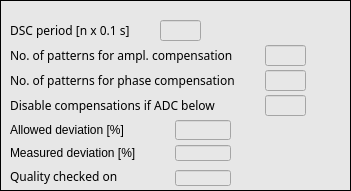
   <widget class="caFrame" name="caframe_8">
    <property name="geometry">
     <rect>
      <x>5</x>
      <y>15</y>
      <width>351</width>
      <height>191</height>
     </rect>
    </property>
    <property name="styleSheet">
     <string notr="true">background-color: rgb(231, 231, 231);</string>
    </property>
    <property name="frameShape">
     <enum>QFrame::Box</enum>
    </property>
    <property name="frameShadow">
     <enum>QFrame::Plain</enum>
    </property>
    <property name="lineWidth">
     <number>1</number>
    </property>
    <property name="midLineWidth">
     <number>1</number>
    </property>
    <property name="background">
     <color>
      <red>0</red>
      <green>0</green>
      <blue>0</blue>
     </color>
    </property>
    <property name="backgroundMode">
     <enum>caFrame::Filled</enum>
    </property>
    <widget class="QLabel" name="label_47">
     <property name="geometry">
      <rect>
       <x>10</x>
       <y>45</y>
       <width>256</width>
       <height>20</height>
      </rect>
     </property>
     <property name="font">
      <font>
       <family>Sans Serif</family>
       <pointsize>9</pointsize>
      </font>
     </property>
     <property name="text">
      <string>No. of patterns for ampl. compensation</string>
     </property>
    </widget>
    <widget class="QLabel" name="label_49">
     <property name="geometry">
      <rect>
       <x>10</x>
       <y>20</y>
       <width>141</width>
       <height>20</height>
      </rect>
     </property>
     <property name="font">
      <font>
       <family>Sans Serif</family>
       <pointsize>9</pointsize>
      </font>
     </property>
     <property name="text">
      <string>DSC period [n x 0.1 s]</string>
     </property>
    </widget>
    <widget class="caTextEntry" name="catextentry_2">
     <property name="geometry">
      <rect>
       <x>160</x>
       <y>20</y>
       <width>41</width>
       <height>21</height>
      </rect>
     </property>
     <property name="font">
      <font>
       <family>Sans Serif</family>
       <pointsize>10</pointsize>
      </font>
     </property>
     <property name="alignment">
      <set>Qt::AlignRight|Qt::AlignTrailing|Qt::AlignVCenter</set>
     </property>
     <property name="channel" stdset="0">
      <string notr="true">$(BPM):dsc:frequency</string>
     </property>
     <property name="foreground">
      <color>
       <red>170</red>
       <green>0</green>
       <blue>0</blue>
      </color>
     </property>
     <property name="background">
      <color>
       <red>255</red>
       <green>255</green>
       <blue>127</blue>
      </color>
     </property>
     <property name="colorMode">
      <enum>caLineEdit::Static</enum>
     </property>
     <property name="limitsMode">
      <enum>caLineEdit::User</enum>
     </property>
     <property name="maxValue">
      <double>200.000000000000000</double>
     </property>
     <property name="minValue">
      <double>10.000000000000000</double>
     </property>
     <property name="fontScaleMode">
      <enum>caLineEdit::WidthAndHeight</enum>
     </property>
    </widget>
    <widget class="QLabel" name="label_48">
     <property name="geometry">
      <rect>
       <x>10</x>
       <y>70</y>
       <width>256</width>
       <height>20</height>
      </rect>
     </property>
     <property name="font">
      <font>
       <family>Sans Serif</family>
       <pointsize>9</pointsize>
      </font>
     </property>
     <property name="text">
      <string>No. of patterns for phase compensation</string>
     </property>
    </widget>
    <widget class="caTextEntry" name="catextentry_3">
     <property name="geometry">
      <rect>
       <x>265</x>
       <y>45</y>
       <width>41</width>
       <height>21</height>
      </rect>
     </property>
     <property name="font">
      <font>
       <family>Sans Serif</family>
       <pointsize>10</pointsize>
      </font>
     </property>
     <property name="alignment">
      <set>Qt::AlignRight|Qt::AlignTrailing|Qt::AlignVCenter</set>
     </property>
     <property name="channel" stdset="0">
      <string notr="true">$(BPM):dsc:avg_gain_patt</string>
     </property>
     <property name="foreground">
      <color>
       <red>170</red>
       <green>0</green>
       <blue>0</blue>
      </color>
     </property>
     <property name="background">
      <color>
       <red>255</red>
       <green>255</green>
       <blue>127</blue>
      </color>
     </property>
     <property name="colorMode">
      <enum>caLineEdit::Static</enum>
     </property>
     <property name="limitsMode">
      <enum>caLineEdit::User</enum>
     </property>
     <property name="maxValue">
      <double>16.000000000000000</double>
     </property>
     <property name="minValue">
      <double>4.000000000000000</double>
     </property>
     <property name="fontScaleMode">
      <enum>caLineEdit::WidthAndHeight</enum>
     </property>
    </widget>
    <widget class="caTextEntry" name="catextentry_4">
     <property name="geometry">
      <rect>
       <x>265</x>
       <y>70</y>
       <width>41</width>
       <height>21</height>
      </rect>
     </property>
     <property name="font">
      <font>
       <family>Sans Serif</family>
       <pointsize>10</pointsize>
      </font>
     </property>
     <property name="alignment">
      <set>Qt::AlignRight|Qt::AlignTrailing|Qt::AlignVCenter</set>
     </property>
     <property name="channel" stdset="0">
      <string notr="true">$(BPM):dsc:avg_ph_patt</string>
     </property>
     <property name="foreground">
      <color>
       <red>170</red>
       <green>0</green>
       <blue>0</blue>
      </color>
     </property>
     <property name="background">
      <color>
       <red>255</red>
       <green>255</green>
       <blue>127</blue>
      </color>
     </property>
     <property name="colorMode">
      <enum>caLineEdit::Static</enum>
     </property>
     <property name="limitsMode">
      <enum>caLineEdit::User</enum>
     </property>
     <property name="maxValue">
      <double>16.000000000000000</double>
     </property>
     <property name="minValue">
      <double>4.000000000000000</double>
     </property>
     <property name="fontScaleMode">
      <enum>caLineEdit::WidthAndHeight</enum>
     </property>
    </widget>
    <widget class="QLabel" name="label_50">
     <property name="geometry">
      <rect>
       <x>10</x>
       <y>95</y>
       <width>256</width>
       <height>20</height>
      </rect>
     </property>
     <property name="font">
      <font>
       <family>Sans Serif</family>
       <pointsize>9</pointsize>
      </font>
     </property>
     <property name="text">
      <string>Disable compensations if ADC below</string>
     </property>
    </widget>
    <widget class="caTextEntry" name="catextentry_5">
     <property name="geometry">
      <rect>
       <x>265</x>
       <y>95</y>
       <width>41</width>
       <height>21</height>
      </rect>
     </property>
     <property name="font">
      <font>
       <family>Sans Serif</family>
       <pointsize>10</pointsize>
      </font>
     </property>
     <property name="alignment">
      <set>Qt::AlignRight|Qt::AlignTrailing|Qt::AlignVCenter</set>
     </property>
     <property name="channel" stdset="0">
      <string notr="true">$(BPM):dsc:maxadc_thr</string>
     </property>
     <property name="foreground">
      <color>
       <red>170</red>
       <green>0</green>
       <blue>0</blue>
      </color>
     </property>
     <property name="background">
      <color>
       <red>255</red>
       <green>255</green>
       <blue>127</blue>
      </color>
     </property>
     <property name="colorMode">
      <enum>caLineEdit::Static</enum>
     </property>
     <property name="fontScaleMode">
      <enum>caLineEdit::WidthAndHeight</enum>
     </property>
    </widget>
    <widget class="QLabel" name="label_32">
     <property name="geometry">
      <rect>
       <x>10</x>
       <y>120</y>
       <width>161</width>
       <height>20</height>
      </rect>
     </property>
     <property name="font">
      <font>
       <pointsize>9</pointsize>
      </font>
     </property>
     <property name="text">
      <string>Allowed deviation [%]</string>
     </property>
    </widget>
    <widget class="caTextEntry" name="catextentry">
     <property name="geometry">
      <rect>
       <x>175</x>
       <y>120</y>
       <width>56</width>
       <height>20</height>
      </rect>
     </property>
     <property name="font">
      <font>
       <family>Sans Serif</family>
       <pointsize>9</pointsize>
      </font>
     </property>
     <property name="alignment">
      <set>Qt::AlignRight|Qt::AlignTrailing|Qt::AlignVCenter</set>
     </property>
     <property name="channel" stdset="0">
      <string notr="true">$(BPM):dsc:tolerance_thr</string>
     </property>
     <property name="foreground">
      <color>
       <red>170</red>
       <green>0</green>
       <blue>0</blue>
      </color>
     </property>
     <property name="background">
      <color>
       <red>255</red>
       <green>255</green>
       <blue>127</blue>
      </color>
     </property>
     <property name="colorMode">
      <enum>caLineEdit::Static</enum>
     </property>
     <property name="fontScaleMode">
      <enum>caLineEdit::WidthAndHeight</enum>
     </property>
    </widget>
    <widget class="caLineEdit" name="calineedit_34">
     <property name="geometry">
      <rect>
       <x>175</x>
       <y>145</y>
       <width>56</width>
       <height>16</height>
      </rect>
     </property>
     <property name="font">
      <font>
       <family>Arial</family>
       <pointsize>8</pointsize>
      </font>
     </property>
     <property name="alignment">
      <set>Qt::AlignRight|Qt::AlignTrailing|Qt::AlignVCenter</set>
     </property>
     <property name="channel" stdset="0">
      <string notr="true">$(BPM):dsc:tolerance_curr</string>
     </property>
     <property name="frameLineWidth" stdset="0">
      <number>1</number>
     </property>
     <property name="precision">
      <number>2</number>
     </property>
     <property name="precisionMode">
      <enum>caLineEdit::User</enum>
     </property>
     <property name="fontScaleMode">
      <enum>caLineEdit::WidthAndHeight</enum>
     </property>
    </widget>
    <widget class="QLabel" name="label_34">
     <property name="geometry">
      <rect>
       <x>10</x>
       <y>145</y>
       <width>161</width>
       <height>16</height>
      </rect>
     </property>
     <property name="font">
      <font>
       <pointsize>9</pointsize>
      </font>
     </property>
     <property name="text">
      <string>Measured deviation [%]</string>
     </property>
    </widget>
    <widget class="QLabel" name="label_16">
     <property name="geometry">
      <rect>
       <x>10</x>
       <y>166</y>
       <width>149</width>
       <height>21</height>
      </rect>
     </property>
     <property name="font">
      <font>
       <family>Sans Serif</family>
       <pointsize>9</pointsize>
      </font>
     </property>
     <property name="text">
      <string>Quality checked on</string>
     </property>
    </widget>
    <widget class="caLineEdit" name="calineedit">
     <property name="geometry">
      <rect>
       <x>175</x>
       <y>170</y>
       <width>56</width>
       <height>16</height>
      </rect>
     </property>
     <property name="font">
      <font>
       <family>Sans Serif</family>
       <pointsize>10</pointsize>
      </font>
     </property>
     <property name="channel" stdset="0">
      <string notr="true">$(BPM):dsc:qselect</string>
     </property>
     <property name="background">
      <color>
       <red>255</red>
       <green>255</green>
       <blue>255</blue>
      </color>
     </property>
     <property name="colorMode">
      <enum>caLineEdit::Static</enum>
     </property>
     <property name="fontScaleMode">
      <enum>caLineEdit::WidthAndHeight</enum>
     </property>
    </widget>
   </widget>
